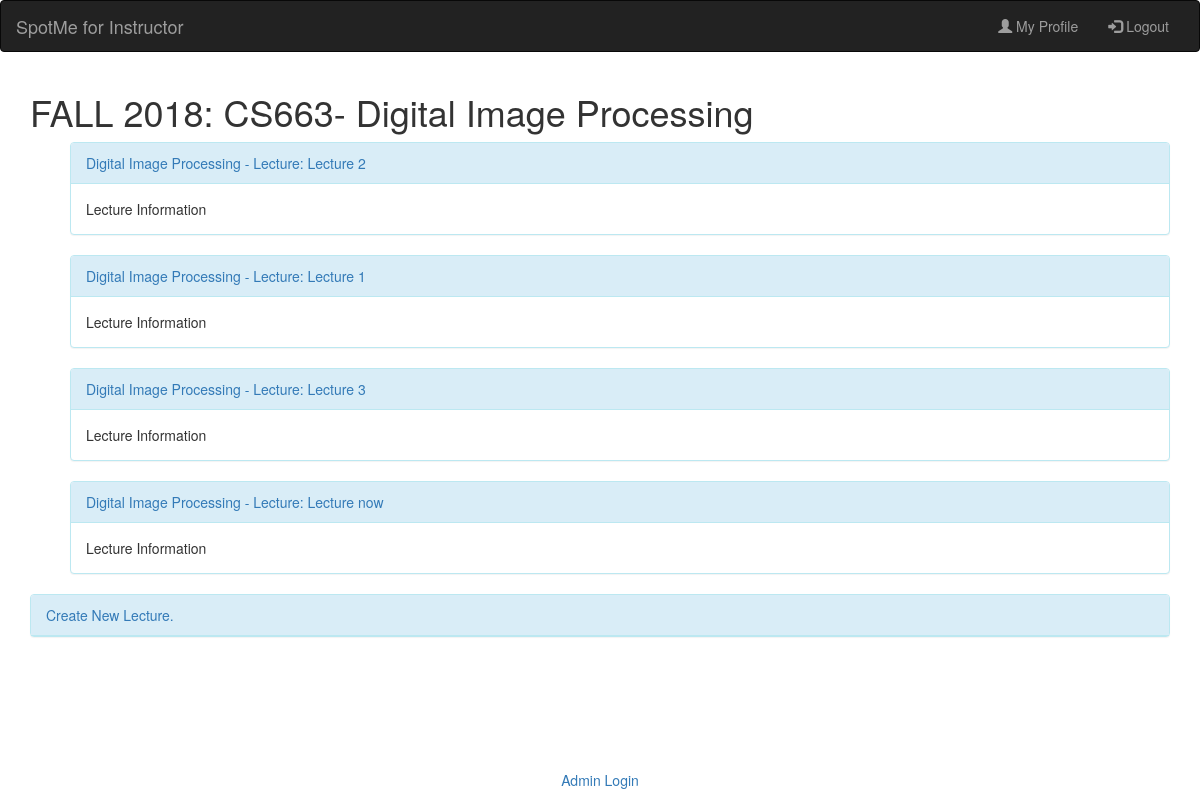
/SpotMe/course_session/1/ (signed in), run on the app's committed database.
### SpotMe/myApp/SpotMe/models.py (models this page shows)
class course_session(models.Model):
    session_token = models.CharField(max_length=10, default='sessn')
    course_instructor = models.ForeignKey(instructor, on_delete=models.CASCADE, default=None)
    course = models.ForeignKey(course, on_delete=models.CASCADE, default=None)
    course_session_info = models.CharField(max_length=1000, primary_key=False, default='')
    semester = models.CharField(max_length=10, choices=SEM_CHOICES)
    year = models.IntegerField(choices=YEAR_CHOICES)
    attendance_time = models.IntegerField(default=15)
    class Meta:
        unique_together = ('session_token', 'course')
    def __str__(self):
        return self.semester + ' ' + str(self.year) + ': ' + str(self.course)

class course(models.Model):
    course_id = models.CharField(max_length=10)
    course_name = models.CharField(max_length=50)
    def __str__(self):
        return str(self.course_id) + '- ' + str(self.course_name)

class lecture(models.Model):
    lecture_id = models.AutoField(primary_key=True)
    lecture_title = models.CharField(max_length=50, default=None, null=True)
    course_session = models.ForeignKey(course_session, on_delete=models.CASCADE)
    lecture_location = models.ForeignKey(location, on_delete=models.CASCADE)
    lecture_date = models.DateField()
    start_time = models.TimeField()
    end_time = models.TimeField()
    def __str__(self):
        return self.course_session.course.course_name + ' - Lecture: ' + str(self.lecture_title)

### SpotMe/myApp/SpotMe/views.py (the view)
# urls.py: url(r'^course_session/(?P<course_session_id>[0-9]+)/$', views.instructor_course_page, name='instructor_course_page'),
def instructor_course_page(request, course_session_id):
    if not request.user.is_authenticated:
        return render(request, 'SpotMe/instructor_login.html')
    else:
        instructor_obj = get_object_or_404(instructor, user=request.user)
        context = instructor_course_page_context(instructor_obj, course_session_id)
        return render(request, 'SpotMe/instructor_course_page.html', context)

### SpotMe/myApp/SpotMe/views.py (called while the page is built)
def instructor_course_page_context(instructor, course_session_id):
    context = {'instructor': None, 'course_session': None, 'course_lectures': None}
    if instructor is not None:
        if instructor.user.is_authenticated:
            context['instructor'] = instructor
            course_session_obj = get_object_or_404(course_session, pk=course_session_id)
            context['course_session'] = course_session_obj
            if course_session_obj is not None:
                context['course_lectures'] = lecture.objects.filter(course_session=course_session_obj)
    return context

### SpotMe/myApp/SpotMe/templates/SpotMe/instructor_course_page.html
{% extends 'SpotMe/instructor_in_base.html' %}
{% block content %}
{%if course_session %}
    <h1> {{ course_session }} </h1>
{% endif %}
{% if course_lectures %}
    <ul>
        {% for course_lecture in course_lectures %}
            <div class="panel panel-info">
                <div class="panel-heading">
                    <a href="{% url 'SpotMe:instructor_lecture_page' course_lecture.lecture_id %}">
                        {{ course_lecture }}
                    </a>
                </div>
                <div class="panel-body">
                    Lecture Information
                </div>
            </div>
        {% endfor %}
    </ul>
{% endif %}
<div class="panel panel-info">
        <div class="panel-heading">
            <a href="{% url 'SpotMe:instructor_add_lecture' course_session.pk %}">
                Create New Lecture.
            </a>
        </div>
    </div>
</div>
{% endblock %}

### SpotMe/myApp/SpotMe/templates/SpotMe/instructor_in_base.html (shortened to what this page needs)
<!DOCTYPE html>
<html lang="en">
<head>
    <link rel="stylesheet" href="https://maxcdn.bootstrapcdn.com/bootstrap/3.3.7/css/bootstrap.min.css">
</head>
<body>
    <nav class="navbar navbar-inverse">
        <div class="container-fluid">
            <div class="navbar-header">
              <a class="navbar-brand" href="{% url 'SpotMe:index' %}">SpotMe for Instructor</a>
            </div>
            <div class="collapse navbar-collapse" id="myNavbar">
              <ul class="nav navbar-nav navbar-right">
                <li><a href="{% url 'SpotMe:instructor_profile' %}"><span class="glyphicon glyphicon-user"></span> My Profile </a></li>
                <li><a href="{% url 'SpotMe:instructor_logout' %}"><span class="glyphicon glyphicon-log-in"></span> Logout </a></li>
              </ul>
            </div>
        </div>
    </nav>
    <div class="container">
        {% block content %}
        {% endblock %}
        <br>
    <footer class="navbar-fixed-bottom">
        <p><a href="/admin"><div class="text-center">Admin Login</div></a></p>
    </footer>
</body>
</html>

### data on the page
course_session: semester+year+course "FALL 2018: CS663- Digital Image Processing"
lecture: course_session+lecture_title "Digital Image Processing - Lecture: Lecture 2"
lecture: course_session+lecture_title "Digital Image Processing - Lecture: Lecture 1"
lecture: course_session+lecture_title "Digital Image Processing - Lecture: Lecture 3"
lecture: course_session+lecture_title "Digital Image Processing - Lecture: Lecture now"
